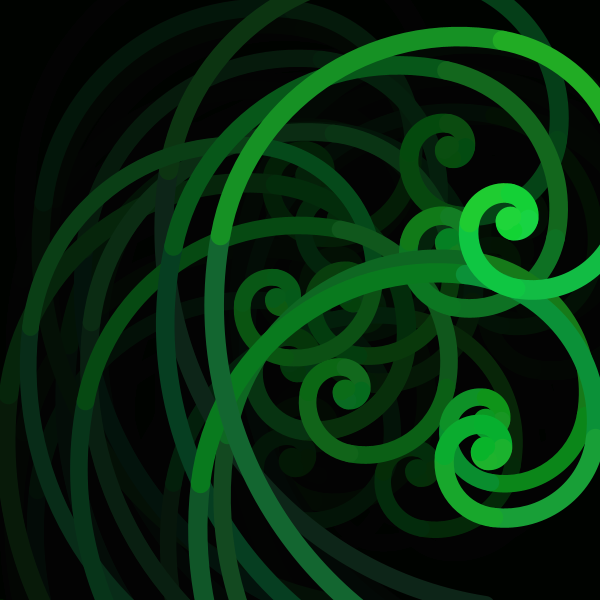
Frame 1 (no input)
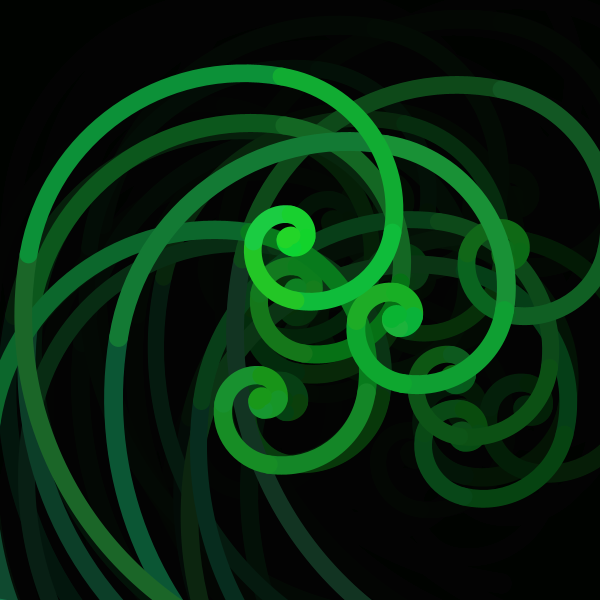
Frame 2 (the mouse pressed at the canvas centre, redrawn once)

The Processing sketch that drew these frames (run headless with seeded random() and noise(); the mouse was pressed at the canvas centre and the sketch redrawn once):

// Processing sketch: sk_recursive_golden_ratio_zenmai
// ── sk_recursive_golden_ratio_zenmai.pde
void setup()
{
  size( 600, 600 );
  noLoop();  //アニメーションしない
}

void draw()
{
  background( 0, 20, 0 );
  
  // 全体の位置調整
  translate( -10, height + 200 );
  rotate( radians( -80 ) );
  
  // 80本ランダム描画
  for( int iTsuru = 0; iTsuru < 80; iTsuru++ )
  {
    pushMatrix();
    
    // 若干スケール
    scale( random( 0.8, 1.0 ) );
    
    // 最初の再帰呼び出し
    drawGoldenRect( random( -40, 300 ), random( -80, 200 ), random( -4, 4 ), 400, 10 );
    
    popMatrix();
    
    // 奥行を出すための半透明黒
    noStroke();
    fill( 0, 40 );
    rect( 200, -200, 1000, 1000 );
  }
}

/**
  再帰関数：再帰的に黄金比で分割した矩形内に円弧を描画する．
*/
void drawGoldenRect( float fX, float fY, float fDeg, float fRectSize, int iLevel )
{
  pushMatrix();

  // 座標変換
  translate( fX, fY );
  rotate( radians( fDeg ) );

  // 円弧描画
  strokeWeight( 20 );
  noFill();
  stroke( random( 10, 44 ), random( 255, 200 ) - fRectSize/3.0, random( 40, 84 ) );
  arc( fRectSize, fRectSize, 2 * fRectSize, 2 * fRectSize, radians( 180 ), radians( 270 ), OPEN );
  
  if( iLevel > 1 )
  {   
    drawGoldenRect( fRectSize * 1.618, 0, 90, fRectSize * 0.618, iLevel - 1 );
  }
  
  popMatrix();
}
